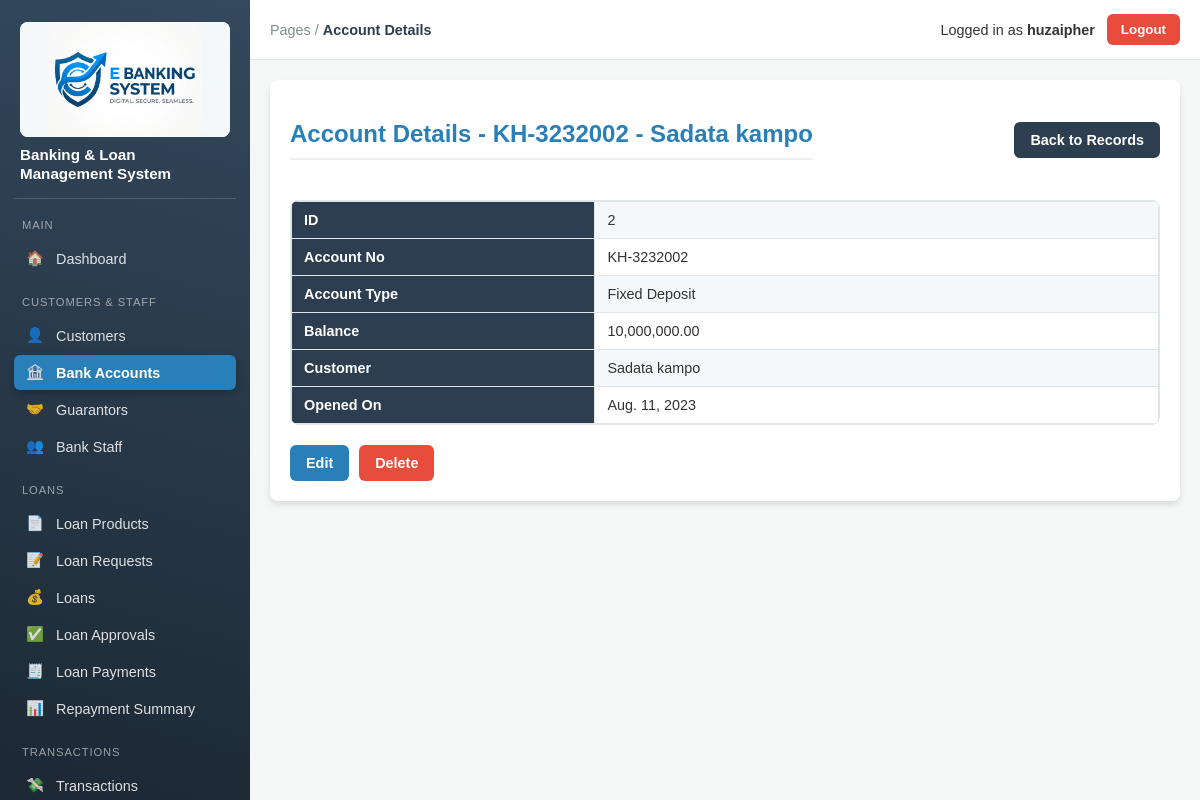
Screenshot of /accounts/2/ (signed in) with the database file from the repository.
### ebanking_app/models.py (models this page shows)
class Accounts(models.Model):
    account_number = models.CharField(max_length=10)
    account_type = models.CharField(
                            max_length=3,
                            choices=[
                                ('S', 'Savings'),
                                ('C', 'Current'),
                                ('FD', 'Fixed Deposit'),
                            ]
                        )
    account_balance = models.DecimalField(max_digits=10, decimal_places=2)
    customer = models.ForeignKey(Customer, on_delete=models.RESTRICT)
    account_open_date = models.DateField()
    def __str__(self):
        return f'{self.account_number} - {self.customer}'

class Customer(models.Model):
    first_name = models.CharField(max_length=20)
    last_name = models.CharField(max_length=20)
    registration_date = models.DateField()
    phone_number = models.CharField(max_length=10)
    gender = models.CharField(
                        max_length=2,
                        choices=[
                            ('M', 'Male'),
                            ('F', 'Female'),
                                 ]
                            )
    date_of_birth = models.DateField()
    marital_status = models.CharField(max_length=2,
                            choices=[
                                ('S', 'Single'),
                                ('M', 'Married'),
                                ('D', 'Divorced'),
                                ('W', 'Widowed'),
                            ]
                        )
    address = models.CharField(max_length=50)
    occupation = models.CharField(max_length=20)
    def __str__(self):
        return f'{self.first_name} {self.last_name}'

### ebanking_app/views.py (the view)
# urls.py: path('<str:record_type>/<int:record_id>/', record_detail_view, name='record_detail_page'),
@login_required
def record_detail_view(request, record_type, record_id):
    settings = get_record_type(record_type)
    record = get_object_or_404(settings['form']._meta.model, id=record_id)
    details = [(heading, display_value(record, field_path)) for heading, field_path in settings['columns']]
    context = {
        'record': record,
        'details': details,
        'record_type': record_type,
        'label': settings['label'],
        'title': settings['title'],
    }
    if request.GET.get('popup'):
        return render(request, 'popup_detail.html', context)
    return render(request, 'record_detail.html', context)

### ebanking_app/views.py (called while the page is built)
def get_record_type(record_type):
    if record_type not in RECORD_TYPES:
        raise Http404('This type of record does not exist.')
    return RECORD_TYPES[record_type]

def display_value(record, field_path):
    value = record
    for part in field_path.split('.'):
        if value is None:
            break
        display_method = getattr(value, f'get_{part}_display', None)
        value = display_method() if callable(display_method) else getattr(value, part)
    if value is None or value == '':
        return '-'
    if isinstance(value, datetime):
        return timezone.localtime(value).strftime('%Y-%m-%d %H:%M')
    if isinstance(value, Decimal):
        return f'{value:,.2f}'
    return value

### ebanking_app/templates/record_detail.html (shortened to what this page needs)
{% extends 'base.html' %}
{% block breadcrumb %}{{ label }} Details{% endblock breadcrumb %}
{% block content %}
    <div class="container">
        <div class="top-bar">
            <h2>{{ label }} Details - {{ record }}</h2>
            <div class="top-actions">
                <a href="{% url 'record_list_page' record_type %}" class="return-btn">Back to Records</a>
            </div>
        </div>
        {% include 'includes/details_table.html' %}
        <div class="detail-actions">
            <a href="{% url 'edit_record_page' record_type record.id %}" class="return-btn edit-btn">Edit</a>
            <form method="POST" action="{% url 'delete_record_page' record_type record.id %}" data-confirm-delete="{{ label }} {{ record }}">
                <button type="submit" class="danger-btn">Delete</button>
            </form>
        </div>
    </div>
{% endblock content %}

### ebanking_app/templates/base.html (shortened to what this page needs)
{% load static %}
<!DOCTYPE html>
<html lang="en">
<head>
    <link rel="stylesheet" href="{% static 'css/style.css' %}">
    <link rel="stylesheet" href="{% static 'css/dashboard.css' %}">
</head>
<body class="{% if user.is_authenticated %}with-sidebar{% endif %}">
    {% if user.is_authenticated %}
    {% with page=request.resolver_match.url_name type=request.resolver_match.kwargs.record_type %}
    <aside class="sidenav" id="sidenav">
        <a href="{% url 'home_page' %}" class="sidenav-brand">
            <img src="{% static 'images/e_banking_logo.jpeg' %}" alt="eBanking logo">
            <span>Banking &amp; Loan Management System</span>
        </a>
        <p class="sidenav-heading">Main</p>
        <ul>
            <li><a href="{% url 'home_page' %}" class="nav-link {% if page == 'home_page' %}active{% endif %}"><span class="nav-icon">🏠</span>Dashboard</a></li>
        </ul>
        <p class="sidenav-heading">Customers &amp; Staff</p>
        <ul>
            <li><a href="{% url 'customer_page' %}" class="nav-link {% if page == 'customer_page' or type == 'customer' %}active{% endif %}"><span class="nav-icon">👤</span>Customers</a></li>
            <li><a href="{% url 'accounts_page' %}" class="nav-link {% if page == 'accounts_page' or type == 'accounts' %}active{% endif %}"><span class="nav-icon">🏦</span>Bank Accounts</a></li>
            <li><a href="{% url 'guarantor_page' %}" class="nav-link {% if page == 'guarantor_page' or type == 'guarantor' %}active{% endif %}"><span class="nav-icon">🤝</span>Guarantors</a></li>
            <li><a href="{% url 'bank_staff_page' %}" class="nav-link {% if page == 'bank_staff_page' or type == 'bankstaff' %}active{% endif %}"><span class="nav-icon">👥</span>Bank Staff</a></li>
        </ul>
        <p class="sidenav-heading">Loans</p>
        <ul>
            <li><a href="{% url 'loan_product_page' %}" class="nav-link {% if page == 'loan_product_page' or type == 'loanproduct' %}active{% endif %}"><span class="nav-icon">📄</span>Loan Products</a></li>
            <li><a href="{% url 'loan_request_page' %}" class="nav-link {% if page == 'loan_request_page' or type == 'loanrequest' %}active{% endif %}"><span class="nav-icon">📝</span>Loan Requests</a></li>
            <li><a href="{% url 'loan_view_page' %}" class="nav-link {% if page == 'loan_view_page' or type == 'loans' %}active{% endif %}"><span class="nav-icon">💰</span>Loans</a></li>
            <li><a href="{% url 'loan_approvals_page' %}" class="nav-link {% if page == 'loan_approvals_page' or type == 'loanapprovals' %}active{% endif %}"><span class="nav-icon">✅</span>Loan Approvals</a></li>
            <li><a href="{% url 'loan_payment_page' %}" class="nav-link {% if page == 'loan_payment_page' or type == 'loanpayment' %}active{% endif %}"><span class="nav-icon">🧾</span>Loan Payments</a></li>
            <li><a href="{% url 'loan_repayment_summary_page' %}" class="nav-link {% if page == 'loan_repayment_summary_page' %}active{% endif %}"><span class="nav-icon">📊</span>Repayment Summary</a></li>
        </ul>
        <p class="sidenav-heading">Transactions</p>
        <ul>
            <li><a href="{% url 'transactions_page' %}" class="nav-link {% if page == 'transactions_page' or type == 'transactions' %}active{% endif %}"><span class="nav-icon">💸</span>Transactions</a></li>
        </ul>
    </aside>
    {% endwith %}
    {% endif %}
    <div class="main">
        {% if user.is_authenticated %}
        <header class="topbar">
            <div class="topbar-left">
                <div class="breadcrumb">
                    Pages / <strong>{% block breadcrumb %}Dashboard{% endblock breadcrumb %}</strong>
                </div>
            </div>
            <div class="topbar-right">
                <span>Logged in as <strong>{{ user.username }}</strong></span>
                <form method="POST" action="{% url 'logout_page' %}">
                    <button type="submit" class="logout-btn">Logout</button>
                </form>
            </div>
        </header>
        {% endif %}
        <div class="page">
            {% block content %}
            {% endblock content %}
        </div>
    </div>
</body>
</html>

### ebanking_app/templates/includes/details_table.html
<div class="table-wrapper">
    <table class="table table-striped details-table">
        <tbody>
            <tr>
                <th>ID</th>
                <td>{{ record.id }}</td>
            </tr>
            {% for heading, value in details %}
            <tr>
                <th>{{ heading }}</th>
                <td>{{ value }}</td>
            </tr>
            {% endfor %}
        </tbody>
    </table>
</div>

### static/css/style.css (style rules this page uses)
body { font-family: Arial, sans-serif; background-color: #f4f7f6; color: #333; margin: 0; }
.logout-btn { background-color: #e74c3c; color: white; border: none; padding: 8px 14px; border-radius: 6px; font-weight: bold; cursor: pointer; }
.page { padding: 20px; }
.container { max-width: 1000px; margin: 0 auto; background: #fff; padding: 20px; border-radius: 8px; box-shadow: 0 4px 6px rgba(0,0,0,0.1); }
h2 { color: #2980b9; border-bottom: 2px solid #ecf0f1; padding-bottom: 10px; }
.top-bar { display: flex; flex-wrap: wrap; gap: 10px; justify-content: space-between; align-items: center; margin-bottom: 20px; }
.return-btn { display: inline-block; background-color: #2c3e50; color: white; text-decoration: none; padding: 10px 16px; border-radius: 6px; font-weight: bold; font-size: 0.9em; }
.top-actions { display: flex; flex-wrap: wrap; gap: 8px; }
.details-table th { width: 35%; }
.detail-actions { display: flex; gap: 10px; margin-top: 20px; }
.detail-actions form { margin: 0; }
.edit-btn { background-color: #2980b9; }
.danger-btn { background-color: #e74c3c; color: white; border: none; padding: 10px 16px; border-radius: 6px; font-weight: bold; font-size: 0.9em; cursor: pointer; }
.table-wrapper { overflow-x: auto; border: 1px solid #dfe6e9; border-radius: 8px; background: #fff; }
table { width: 100%; border-collapse: collapse; font-size: 0.9em; }
th, td { border: 1px solid #dfe6e9; padding: 10px 12px; text-align: left; vertical-align: top; }
th { background: #2c3e50; color: #fff; font-weight: bold; }

### static/css/dashboard.css (style rules this page uses)
:root { --sidebar-width: 250px; }
.with-sidebar .main { margin-left: var(--sidebar-width); min-height: 100vh; }
.sidenav { position: fixed; top: 0; bottom: 0; left: 0; z-index: 20; width: var(--sidebar-width); box-sizing: border-box; background: linear-gradient(195deg, #34495e, #1c2833); color: #fff; padding: 18px 14px; overflow-y: auto; display: flex; flex-direction: column; gap: 6px; }
.sidenav-brand { display: flex; flex-direction: column; gap: 8px; color: #fff; text-decoration: none; padding: 4px 6px 14px; border-bottom: 1px solid rgba(255,255,255,0.15); }
.sidenav-brand img { width: 100%; height: auto; border-radius: 8px; background: #fff; }
.sidenav-brand span { font-weight: bold; font-size: 0.95em; line-height: 1.3; }
.sidenav-heading { margin: 14px 8px 4px; font-size: 0.7em; letter-spacing: 0.08em; text-transform: uppercase; color: rgba(255,255,255,0.55); }
.sidenav ul { list-style: none; margin: 0; padding: 0; display: flex; flex-direction: column; gap: 2px; }
.nav-link { display: flex; align-items: center; gap: 10px; padding: 9px 10px; border-radius: 6px; color: rgba(255,255,255,0.85); text-decoration: none; font-size: 0.9em; }
.nav-link.active { background: #2980b9; color: #fff; font-weight: bold; box-shadow: 0 3px 8px rgba(0,0,0,0.25); }
.nav-icon { width: 22px; text-align: center; }
.topbar { display: flex; flex-wrap: wrap; gap: 10px; justify-content: space-between; align-items: center; padding: 14px 20px; background: #fff; border-bottom: 1px solid #dfe6e9; }
.topbar-left { display: flex; align-items: center; gap: 12px; }
.breadcrumb { font-size: 0.9em; color: #7f8c8d; }
.breadcrumb strong { color: #2c3e50; }
.topbar-right { display: flex; align-items: center; gap: 12px; font-size: 0.9em; }
.topbar-right form { margin: 0; }
.table { width: 100%; }
.table-striped tbody tr:nth-of-type(odd) { background: #f5f8fa; }

### rows the page displays
Accounts: account_number+customer "KH-3232002 - Sadata kampo", id "2", details "KH-3232002" "Aug. 11, 2023"
Customer: heading "Customer", first_name+last_name "Sadata kampo"

### other values shown
{{ label }} "Account"
{{ user.username }} "huzaipher"
{{ heading }} "Account No" "Account Type" "Balance" "Opened On"
{{ value }} "Fixed Deposit" "10,000,000.00"
